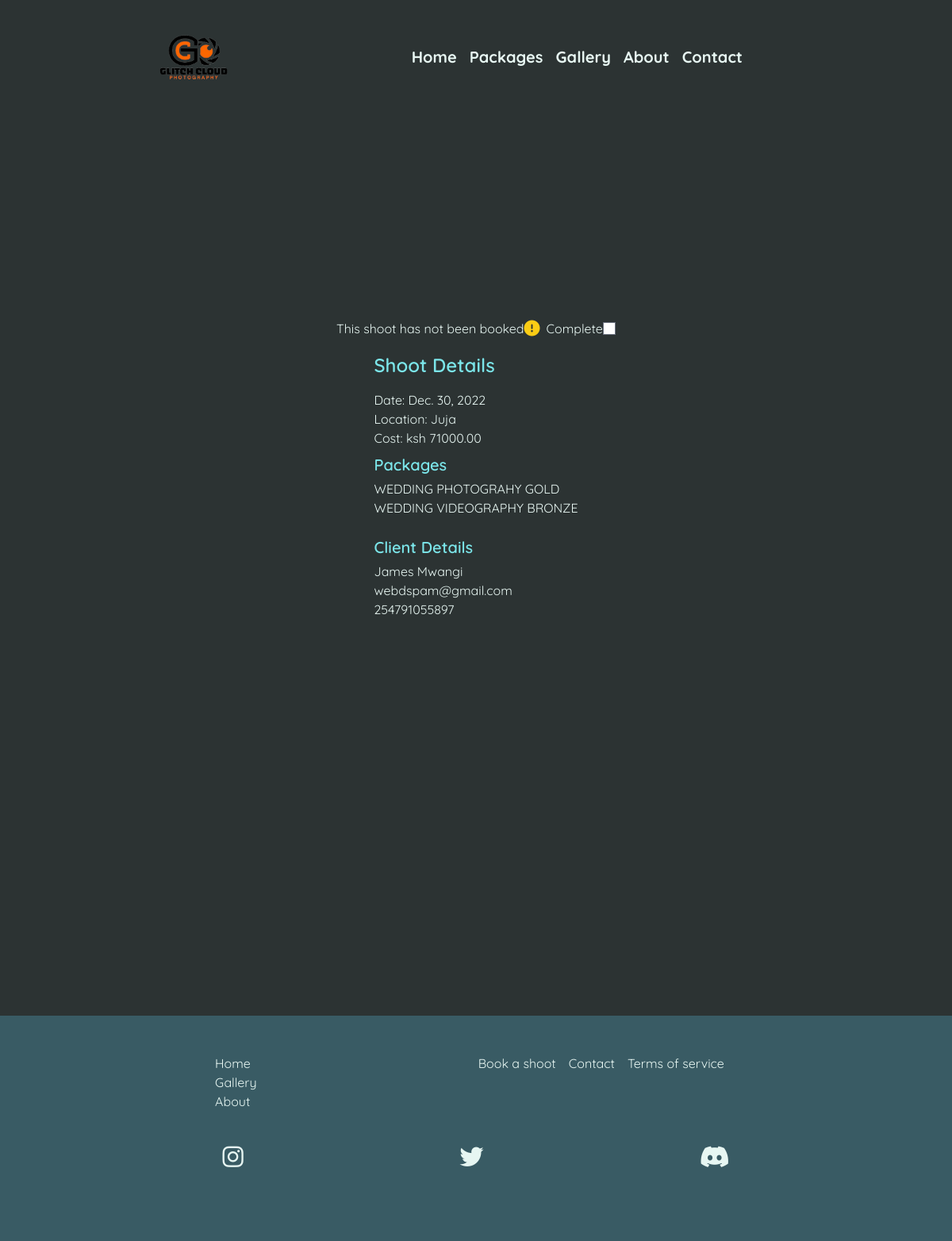
/dashboard/shoot/32 (signed in), run on the app's committed database.
### shop/models.py (models this page shows, shortened)
class Shoot(models.Model):
    package = models.ManyToManyField(Package)
    client = models.ForeignKey(Client, on_delete=models.SET_NULL, null=True)
    date = models.DateField()
    location = models.CharField(max_length=25)
    booked = models.BooleanField(default=False)
    cost = models.DecimalField(max_digits=7, decimal_places=2, default=0.00)
    complete = models.BooleanField(default=False)

class Package(models.Model):
    nature_choice = [
        ('PHOTOGRAHY', 'PHOTOGRAHY'),
        ('VIDEOGRAPHY', 'VIDEOGRAPHY'),
    ]
    category_choices = [
        ('BRONZE', 'BRONZE'),
        ('SILVER', 'SILVER'),
        ('GOLD', 'GOLD')
    ]
    type_choices = [
        ('WEDDING', 'WEDDING'),
        ('PORTRAIT', 'PORTRAIT'),
        ('RURACIO', 'RURACIO')
    ]
    type = models.CharField(max_length=10, choices=type_choices, default='WEDDING')
    category = models.CharField(max_length=10, choices=category_choices, null=True, blank=True)
    nature = models.CharField(max_length=15, choices=nature_choice, null=True, blank=True)
    price = models.DecimalField(max_digits=10, decimal_places=2)
    def __str__(self) -> str:
        if self.type == 'RURACIO':
            return self.type + ' ' + self.nature
        else:
            return self.type + ' ' + self.nature + ' ' +  self.category

class Client(models.Model):
    first_name = models.CharField(max_length=20)
    last_name = models.CharField(max_length=20)
    phone = models.CharField(max_length=12)
    email = models.EmailField()

### dashboard/views.py (the view)
# urls.py: path("shoot/<int:pk>", ShootDetail.as_view(), name="shoot-detail"),
class ShootDetail(LoginRequiredMixin, DetailView):
    model = Shoot
    template_name: str = "shoot.html"
    context_object_name: str = "shoot"
    def get_context_data(self, **kwargs):
        context = super().get_context_data(**kwargs)
        shoot = super().get_object()
        packages = shoot.package.all()
        context["packages"] = packages
        return context

### dashboard/templates/shoot.html (shortened to what this page needs)
{% extends 'base.html' %}
{% block content %}
<section class="shoot-detail min-h-screen justify-evenly  mt-20">
    <div class="flex items-center justify-center flex-wrap w-full">
        {% if shoot.booked %}
        <div class="flex items-center mr-2">
            <p>This shoot has been booked</p><i class="fa-solid fa-thumbs-up text-xl text-green-500"></i>
        </div>
        {% else %}
        <div class="flex items-center mr-2">
            <p>This shoot has not been booked</p><i class="fa-solid fa-circle-exclamation text-xl text-yellow-400"></i>
        </div>
        {% endif %}
        <div class="flex items-center">
            <label for="complete">Complete</label>
            <input id="complete" type="checkbox" value="complete" {% if shoot.complete %} checked {% endif %}>
        </div>
    </div>
    <div class="flex justify-center">
        {% include 'shoot_detail.html' %}
    </div>
</section>
{% endblock %}

### templates/shoot_detail.html
<div>
    <h1 class="text-textSecondary font-semibold text-2xl my-3">Shoot Details</h1>
    <div>
        <div class="mb-2">
            <p>Date: {{shoot.date}}</p>
            <p>Location: {{shoot.location}}</p>
            <p>Cost: ksh {{shoot.cost}}</p>
        </div>
        <div class="mb-4">
            <h1 class="text-textSecondary font-semibold text-xl mb-1">Packages</h1>
            <div>
                {% for package in packages %}
                <p>{{package}}</p>
                {% endfor %}
            </div>
        </div>
        <div>
            <h1 class="text-textSecondary font-semibold text-xl my-1">Client Details</h1>
            <p>{{shoot.client.first_name}} {{shoot.client.last_name}}</p>
            <p>{{shoot.client.email}}</p>
            <p>{{shoot.client.phone}}</p>
        </div>
    </div>
</div>

### data on the page
Shoot: date "Dec. 30, 2022", location "Juja", cost "71000.00", client.first_name "James", client.last_name "Mwangi", client.email "webdspam@gmail.com", client.phone "254791055897"
Package: type+nature+category "WEDDING PHOTOGRAHY GOLD"
Package: type+nature+category "WEDDING VIDEOGRAPHY BRONZE"
